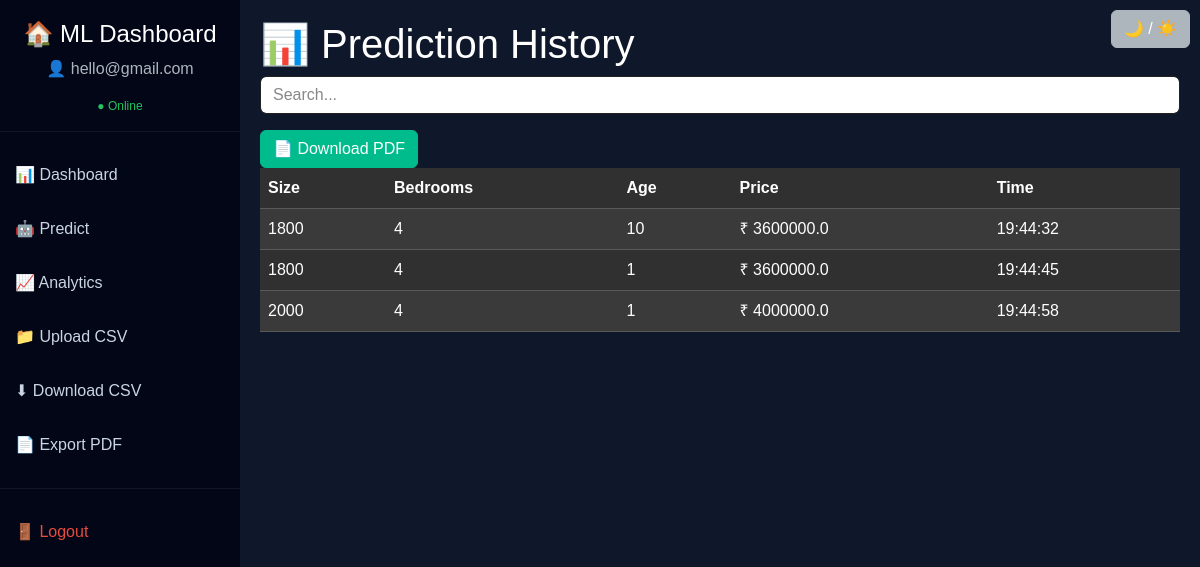
/dashboard (signed in), run on the app's committed database.
### tables this page shows
CREATE TABLE predictions(
        size INT,
        bedrooms INT,
        age INT,
        price REAL,
        time TEXT,
        user TEXT
    );

### app.py (the view)
@app.route("/dashboard")
def dashboard():
    if "user" not in session:
        return redirect("/login")
    conn = sqlite3.connect("database.db")
    cur = conn.cursor()
    cur.execute("SELECT * FROM predictions WHERE user=?", (session["user"],))
    data = cur.fetchall()
    conn.close()
    return render_template("dashboard.html", data=data)

### templates/dashboard.html (shortened to what this page needs)
{% extends "layout.html" %}
{% block content %}
<h2>📊 Prediction History</h2>
<input type="text" id="search" class="form-control mb-3" placeholder="Search...">
<a href="/download_pdf" class="btn btn-success">
📄 Download PDF
</a>
<table class="table table-dark table-striped" id="table">
<thead>
<tr>
<th>Size</th>
<th>Bedrooms</th>
<th>Age</th>
<th>Price</th>
<th>Time</th>
</tr>
</thead>
<tbody>
{% for row in data %}
<tr>
<td>{{row[0]}}</td>
<td>{{row[1]}}</td>
<td>{{row[2]}}</td>
<td>₹ {{row[3]}}</td>
<td>{{row[4]}}</td>
</tr>
{% endfor %}
</tbody>
</table>
{% endblock %}

### templates/layout.html (style rules this page uses)
body { background:#0f172a; color:white; font-family:Arial; transition:0.3s; }

### data on the page
predictions: size "1800", bedrooms "4", age "10", price "3600000.0", time "19:44:32"
predictions: size "1800", bedrooms "4", age "1", price "3600000.0", time "19:44:45"
predictions: size "2000", bedrooms "4", age "1", price "4000000.0", time "19:44:58"

### other printed values
{{ session.get('user', 'Guest') }} "hello@gmail.com"
